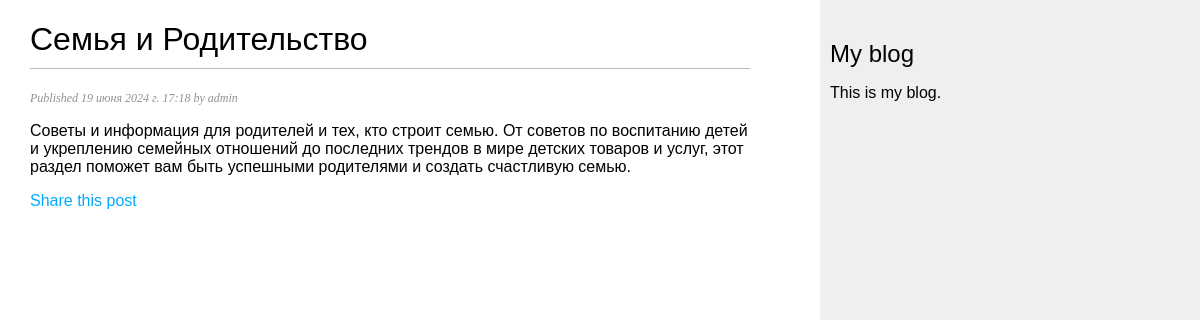
The page /blog/2024/6/19/semya-i-roditelstvo/ on the database its author committed.
### blog/models.py (models this page shows, shortened)
class Post(models.Model):
    class Status(models.TextChoices):
        DRAFT = 'DF', 'Draft'
        PUBLISHED = 'PB', 'Published'
    title = models.CharField(max_length=250)
    slug = models.SlugField(max_length=250,
                            unique_for_date='publish')
    author = models.ForeignKey(User, on_delete=models.CASCADE,
                               related_name='blog_post')
    body = models.TextField()
    publish = models.DateTimeField(default=timezone.now)
    created = models.DateTimeField(auto_now_add=True)
    updated = models.DateTimeField(auto_now=True)
    status = models.CharField(max_length=2,
                              choices=Status.choices,
                              default=Status.DRAFT)
    objects = models.Manager()  # менеджер, применяемый по умолчанию
    published = PublishedManager()  # конкретно-прикладной менеджер
    class Meta:
        ordering = ['-publish']
        indexes = [
            models.Index(fields=['-publish'])
        ]

### blog/views.py (the view)
def post_detail(request, year, month, day, post):
    post = get_object_or_404(Post,
                             status=Post.Status.PUBLISHED,
                             slug=post,
                             publish__year=year,
                             publish__month=month,
                             publish__day=day)
    return render(request,
                  'blog/post/detail.html',
                  {'post': post})

### blog/templates/blog/post/detail.html (shortened to what this page needs)
{% extends "blog/base.html" %}
{% block content %}
 <h1>{{ post.title }}</h1>
 <p class="date">
 Published {{ post.publish }} by {{ post.author }}
 </p>
 {{ post.body|linebreaks }}
<p>
 <a href="{% url 'blog:post_share' post.id %}">
  Share this post
 </a>
</p>
{% endblock %}

### blog/static/css/blog.css (style rules this page uses)
body { margin:0; padding:0; font-family:helvetica, sans-serif; }
a { color:#00abff; text-decoration:none; }
h1 { font-weight:normal; border-bottom:1px solid #bbb; padding:0 0 10px 0; }
p.date { color:#919191; font-family: georgia, serif; font-size: 12px; font-style: italic; }

### rows shown on the page
Post: title "Семья и Родительство", publish "19 июня 2024 г. 17:18", author "admin", body "Советы и информация для родителей и тех, кто строит семью. От советов по воспитанию детей и укреплению семейных отношений до последних трендов в мире детских товаров и услуг, этот раздел поможет вам быть успешными родителями и создать счастливую семью."
